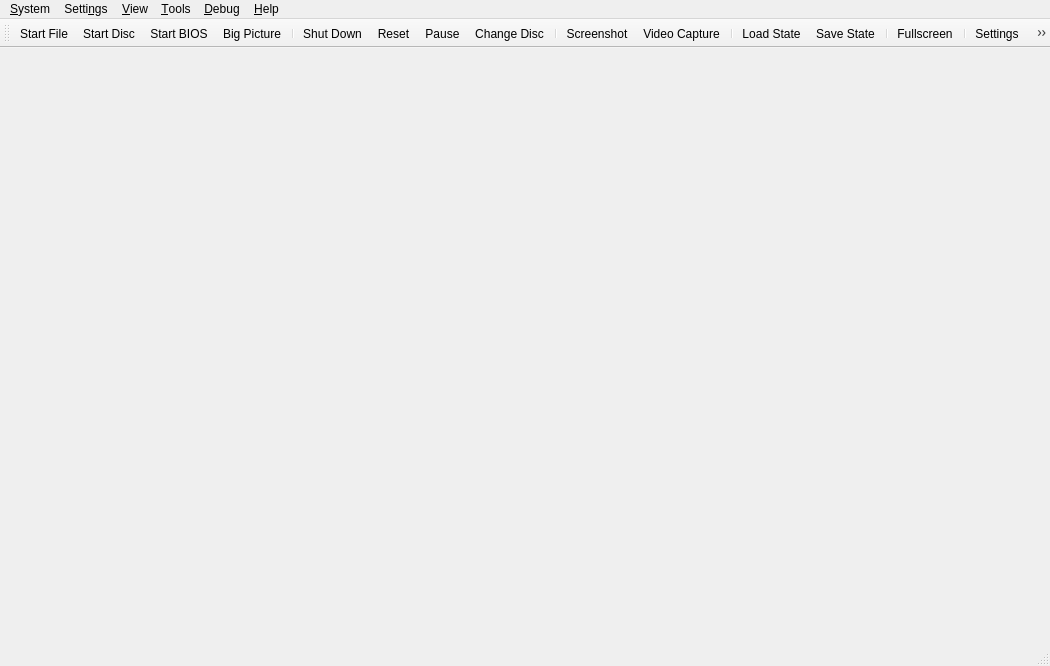
<?xml version="1.0" encoding="UTF-8"?>
<ui version="4.0">
 <class>MainWindow</class>
 <widget class="QMainWindow" name="MainWindow">
  <property name="geometry">
   <rect>
    <x>0</x>
    <y>0</y>
    <width>1050</width>
    <height>666</height>
   </rect>
  </property>
  <property name="acceptDrops">
   <bool>true</bool>
  </property>
  <property name="windowTitle">
   <string>PCSX2</string>
  </property>
  <property name="windowIcon">
   <iconset>
    <normalon>:/icons/AppIcon64.png</normalon>
   </iconset>
  </property>
  <property name="unifiedTitleAndToolBarOnMac">
   <bool>true</bool>
  </property>
  <widget class="QStackedWidget" name="mainContainer"/>
  <widget class="QMenuBar" name="menuBar">
   <property name="geometry">
    <rect>
     <x>0</x>
     <y>0</y>
     <width>1050</width>
     <height>27</height>
    </rect>
   </property>
   <widget class="QMenu" name="menuSystem">
    <property name="title">
     <string>&amp;System</string>
    </property>
    <widget class="QMenu" name="menuChangeDisc">
     <property name="title">
      <string>&amp;Change Disc</string>
     </property>
     <property name="icon">
      <iconset theme="disc-eject-line"/>
     </property>
     <actiongroup name="actionGroupChangeDiscSubImages"/>
     <addaction name="actionChangeDiscFromFile"/>
     <addaction name="actionChangeDiscFromDevice"/>
     <addaction name="actionChangeDiscFromGameList"/>
     <addaction name="actionRemoveDisc"/>
     <addaction name="separator"/>
    </widget>
    <widget class="QMenu" name="menuLoadState">
     <property name="title">
      <string>&amp;Load State</string>
     </property>
     <property name="icon">
      <iconset theme="floppy-out-line"/>
     </property>
    </widget>
    <widget class="QMenu" name="menuSaveState">
     <property name="title">
      <string>Sa&amp;ve State</string>
     </property>
     <property name="icon">
      <iconset theme="floppy-in-line"/>
     </property>
    </widget>
    <addaction name="actionStartFile"/>
    <addaction name="actionStartDisc"/>
    <addaction name="actionStartBios"/>
    <addaction name="actionStartFullscreenUI"/>
    <addaction name="separator"/>
    <addaction name="actionPowerOff"/>
    <addaction name="actionPowerOffWithoutSaving"/>
    <addaction name="actionReset"/>
    <addaction name="actionPause"/>
    <addaction name="menuChangeDisc"/>
    <addaction name="separator"/>
    <addaction name="actionScreenshot"/>
    <addaction name="actionVideoCapture"/>
    <addaction name="separator"/>
    <addaction name="menuLoadState"/>
    <addaction name="menuSaveState"/>
    <addaction name="separator"/>
    <addaction name="actionSettings"/> <!-- Please consult with macOS users before removing -->
    <addaction name="actionExit"/>
   </widget>
   <widget class="QMenu" name="menuSettings">
    <property name="title">
     <string>Setti&amp;ngs</string>
    </property>
    <addaction name="actionViewGameProperties"/>
    <addaction name="separator"/>
    <addaction name="actionInterfaceSettings"/>
    <addaction name="actionGameListSettings"/>
    <addaction name="actionBIOSSettings"/>
    <addaction name="actionEmulationSettings"/>
    <addaction name="actionGraphicsSettings"/>
    <addaction name="actionOSDSettings"/>
    <addaction name="actionAudioSettings"/>
    <addaction name="actionMemoryCardSettings"/>
    <addaction name="actionDEV9Settings"/>
    <addaction name="actionFolderSettings"/>
    <addaction name="actionAchievementSettings"/>
    <addaction name="separator"/>
    <addaction name="actionControllerSettings"/>
    <addaction name="actionHotkeySettings"/>
    <addaction name="separator"/>
    <addaction name="actionAddGameDirectory"/>
    <addaction name="actionScanForNewGames"/>
    <addaction name="actionRescanAllGames"/>
   </widget>
   <widget class="QMenu" name="menuHelp">
    <property name="title">
     <string>&amp;Help</string>
    </property>
    <addaction name="actionGitHubRepository"/>
    <addaction name="actionSupportForums"/>
    <addaction name="actionWiki"/>
    <addaction name="actionDocumentation"/>
    <addaction name="actionDiscordServer"/>
    <addaction name="separator"/>
    <addaction name="actionCheckForUpdates"/>
    <addaction name="separator"/>
    <addaction name="actionAboutQt"/>
    <addaction name="actionAbout"/>
   </widget>
   <widget class="QMenu" name="menuDebug">
    <property name="title">
     <string>&amp;Debug</string>
    </property>
    <widget class="QMenu" name="menuDebugSwitchRenderer">
     <property name="title">
      <string>&amp;Switch Graphics API</string>
     </property>
     <property name="icon">
      <iconset theme="brush-line"/>
     </property>
    </widget>
    <addaction name="menuDebugSwitchRenderer"/>
    <addaction name="separator"/>
    <addaction name="actionDebugger"/>
    <addaction name="separator"/>
    <addaction name="actionEnableLogTimestamps"/>
    <addaction name="separator"/>
    <addaction name="actionEnableEEConsoleLogging"/>
    <addaction name="actionEnableIOPConsoleLogging"/>
    <addaction name="actionEnableCDVDVerboseReads"/>
   </widget>
   <widget class="QMenu" name="menuView">
    <property name="title">
     <string>&amp;View</string>
    </property>
    <widget class="QMenu" name="menuWindowSize">
     <property name="title">
      <string>&amp;Window Size</string>
     </property>
     <property name="icon">
      <iconset theme="window-2-line"/>
     </property>
    </widget>
    <addaction name="actionViewToolbar"/>
    <addaction name="actionViewLockToolbar"/>
    <addaction name="actionCustomizeToolbar"/>
    <addaction name="actionViewStatusBar"/>
    <addaction name="actionViewStatusBarVerbose"/>
    <addaction name="separator"/>
    <addaction name="actionViewGameList"/>
    <addaction name="actionViewGameGrid"/>
    <addaction name="actionViewSystemDisplay"/>
    <addaction name="separator"/>
    <addaction name="actionFullscreen"/>
    <addaction name="menuWindowSize"/>
    <addaction name="separator"/>
    <addaction name="actionGridViewShowTitles"/>
    <addaction name="actionGridViewShowFullTitles"/>
    <addaction name="actionGridViewZoomIn"/>
    <addaction name="actionGridViewZoomOut"/>
    <addaction name="actionGridViewRefreshCovers"/>
   </widget>
   <widget class="QMenu" name="menuTools">
    <property name="title">
     <string>&amp;Tools</string>
    </property>
    <widget class="QMenu" name="menuInputRecording">
     <property name="title">
      <string>&amp;Input Recording</string>
     </property>
     <property name="icon">
      <iconset theme="keyboard-line"/>
     </property>
     <addaction name="actionInputRecNew"/>
     <addaction name="actionInputRecPlay"/>
     <addaction name="actionInputRecStop"/>
     <addaction name="separator"/>
     <addaction name="actionInputRecOpenViewer"/>
     <addaction name="separator"/>
     <addaction name="actionInputRecConsoleLogs"/>
     <addaction name="actionInputRecControllerLogs"/>
    </widget>
    <addaction name="actionOpenDataDirectory"/>
    <addaction name="actionCoverDownloader"/>
    <addaction name="actionControllerTester"/>
    <addaction name="actionToggleSoftwareRendering"/>
    <addaction name="separator"/>
    <addaction name="actionEditCheats"/>
    <addaction name="actionEditPatches"/>
    <addaction name="actionReloadPatches"/>
    <addaction name="separator"/>
    <addaction name="actionInputTimeline"/>
    <addaction name="menuInputRecording"/>
    <addaction name="separator"/>
    <addaction name="actionEnableSystemConsole"/>
    <addaction name="actionEnableDebugConsole"/>
    <addaction name="actionEnableLogWindow"/>
    <addaction name="actionEnableFileLogging"/>
    <addaction name="actionEnableVerboseLogging"/>
    <addaction name="separator"/>
    <addaction name="actionShowAdvancedSettings"/>
    <addaction name="actionSaveBlockDump"/>
    <addaction name="actionSaveGSDump"/>
   </widget>
   <addaction name="menuSystem"/>
   <addaction name="menuSettings"/>
   <addaction name="menuView"/>
   <addaction name="menuTools"/>
   <addaction name="menuDebug"/>
   <addaction name="menuHelp"/>
  </widget>
  <widget class="QToolBar" name="toolBar">
   <property name="visible">
    <bool>true</bool>
   </property>
   <property name="windowTitle">
    <string>Toolbar</string>
   </property>
   <property name="iconSize">
    <size>
     <width>32</width>
     <height>32</height>
    </size>
   </property>
   <property name="toolButtonStyle">
    <enum>Qt::ToolButtonStyle::ToolButtonTextUnderIcon</enum>
   </property>
   <attribute name="toolBarArea">
    <enum>TopToolBarArea</enum>
   </attribute>
   <attribute name="toolBarBreak">
    <bool>false</bool>
   </attribute>
   <addaction name="actionToolbarStartFile"/>
   <addaction name="actionToolbarStartDisc"/>
   <addaction name="actionToolbarStartBios"/>
   <addaction name="actionToolbarStartFullscreenUI"/>
   <addaction name="separator"/>
   <addaction name="actionToolbarPowerOff"/>
   <addaction name="actionToolbarReset"/>
   <addaction name="actionToolbarPause"/>
   <addaction name="actionToolbarChangeDisc"/>
   <addaction name="separator"/>
   <addaction name="actionToolbarScreenshot"/>
   <addaction name="actionVideoCapture"/>
   <addaction name="separator"/>
   <addaction name="actionToolbarLoadState"/>
   <addaction name="actionToolbarSaveState"/>
   <addaction name="separator"/>
   <addaction name="actionToolbarFullscreen"/>
   <addaction name="separator"/>
   <addaction name="actionToolbarSettings"/>
   <addaction name="actionToolbarControllerSettings"/>
   <addaction name="actionToolbarHotkeySettings"/>
  </widget>
  <widget class="QStatusBar" name="statusBar"/>
  <action name="actionStartFile">
   <property name="icon">
    <iconset theme="file-line"/>
   </property>
   <property name="text">
    <string>Start &amp;File...</string>
   </property>
  </action>
  <action name="actionToolbarStartFile">
   <property name="icon">
    <iconset theme="file-line"/>
   </property>
   <property name="text">
    <string comment="In Toolbar">Start File</string>
   </property>
  </action>
  <action name="actionStartDisc">
   <property name="icon">
    <iconset theme="disc-2-line"/>
   </property>
   <property name="text">
    <string>Start D&amp;isc...</string>
   </property>
  </action>
  <action name="actionToolbarStartDisc">
   <property name="icon">
    <iconset theme="disc-2-line"/>
   </property>
   <property name="text">
    <string comment="In Toolbar">Start Disc</string>
   </property>
  </action>
  <action name="actionStartBios">
   <property name="icon">
    <iconset theme="chip-line"/>
   </property>
   <property name="text">
    <string>Start &amp;BIOS</string>
   </property>
  </action>
  <action name="actionToolbarStartBios">
   <property name="icon">
    <iconset theme="chip-line"/>
   </property>
   <property name="text">
    <string comment="In Toolbar">Start BIOS</string>
   </property>
  </action>
  <action name="actionScanForNewGames">
   <property name="icon">
    <iconset theme="file-search-line"/>
   </property>
   <property name="text">
    <string>&amp;Scan For New Games</string>
   </property>
  </action>
  <action name="actionRescanAllGames">
   <property name="icon">
    <iconset theme="refresh-line"/>
   </property>
   <property name="text">
    <string>&amp;Rescan All Games</string>
   </property>
  </action>
  <action name="actionPowerOff">
   <property name="icon">
    <iconset theme="shut-down-line"/>
   </property>
   <property name="text">
    <string>Shut &amp;Down</string>
   </property>
  </action>
  <action name="actionToolbarPowerOff">
   <property name="icon">
    <iconset theme="shut-down-line"/>
   </property>
   <property name="text">
    <string comment="In Toolbar">Shut Down</string>
   </property>
  </action>
  <action name="actionPowerOffWithoutSaving">
   <property name="icon">
    <iconset theme="close-line"/>
   </property>
   <property name="text">
    <string>Shut Down &amp;Without Saving</string>
   </property>
  </action>
  <action name="actionReset">
   <property name="icon">
    <iconset theme="restart-line"/>
   </property>
   <property name="text">
    <string>&amp;Reset</string>
   </property>
  </action>
  <action name="actionToolbarReset">
   <property name="icon">
    <iconset theme="restart-line"/>
   </property>
   <property name="text">
    <string comment="In Toolbar">Reset</string>
   </property>
  </action>
  <action name="actionPause">
   <property name="checkable">
    <bool>true</bool>
   </property>
   <property name="icon">
    <iconset theme="pause-line"/>
   </property>
   <property name="text">
    <string>&amp;Pause</string>
   </property>
  </action>
  <action name="actionToolbarPause">
   <property name="checkable">
    <bool>true</bool>
   </property>
   <property name="icon">
    <iconset theme="pause-line"/>
   </property>
   <property name="text">
    <string comment="In Toolbar">Pause</string>
   </property>
  </action>
  <action name="actionToolbarLoadState">
   <property name="icon">
    <iconset theme="floppy-out-line"/>
   </property>
   <property name="text">
    <string comment="In Toolbar">Load State</string>
   </property>
  </action>
  <action name="actionToolbarSaveState">
   <property name="icon">
    <iconset theme="floppy-in-line"/>
   </property>
   <property name="text">
    <string comment="In Toolbar">Save State</string>
   </property>
  </action>
  <action name="actionExit">
   <property name="icon">
    <iconset theme="door-open-line"/>
   </property>
   <property name="text">
    <string>E&amp;xit</string>
   </property>
  </action>
  <action name="actionBIOSSettings">
   <property name="icon">
    <iconset theme="chip-line"/>
   </property>
   <property name="text">
    <string>&amp;BIOS</string>
   </property>
  </action>
  <action name="actionEmulationSettings">
   <property name="icon">
    <iconset theme="emulation-line"/>
   </property>
   <property name="text">
    <string>&amp;Emulation</string>
   </property>
  </action>
  <action name="actionControllerSettings">
   <property name="icon">
    <iconset theme="controller-line"/>
   </property>
   <property name="text">
    <string>&amp;Controllers</string>
   </property>
  </action>
  <action name="actionToolbarControllerSettings">
   <property name="icon">
    <iconset theme="controller-line"/>
   </property>
   <property name="text">
    <string comment="In Toolbar">Controllers</string>
   </property>
  </action>
  <action name="actionHotkeySettings">
   <property name="icon">
    <iconset theme="keyboard-line"/>
   </property>
   <property name="text">
    <string>&amp;Hotkeys</string>
   </property>
  </action>
  <action name="actionToolbarHotkeySettings">
   <property name="icon">
    <iconset theme="keyboard-line"/>
   </property>
   <property name="text">
    <string comment="In Toolbar">Hotkeys</string>
   </property>
  </action>
  <action name="actionGraphicsSettings">
   <property name="icon">
    <iconset theme="image-fill"/>
   </property>
   <property name="text">
    <string>&amp;Graphics</string>
   </property>
  </action>
  <action name="actionAchievementSettings">
   <property name="icon">
    <iconset theme="trophy-line"/>
   </property>
   <property name="text">
    <string>Achie&amp;vements</string>
   </property>
  </action>
  <action name="actionPostProcessingSettings">
   <property name="text">
    <string>&amp;Post-Processing Settings...</string>
   </property>
  </action>
  <action name="actionFullscreen">
   <property name="icon">
    <iconset theme="fullscreen-line"/>
   </property>
   <property name="text">
    <string>&amp;Fullscreen</string>
   </property>
  </action>
  <action name="actionToolbarFullscreen">
   <property name="icon">
    <iconset theme="fullscreen-line"/>
   </property>
   <property name="text">
    <string comment="In Toolbar">Fullscreen</string>
   </property>
  </action>
  <action name="actionResolution_Scale">
   <property name="text">
    <string>Resolution Scale</string>
   </property>
  </action>
  <action name="actionGitHubRepository">
   <property name="icon">
    <iconset theme="github"/>
   </property>
   <property name="text">
    <string>&amp;GitHub Repository...</string>
   </property>
  </action>
  <action name="actionSupportForums">
   <property name="icon">
    <iconset theme="at"/>
   </property>
   <property name="text">
    <string>Support &amp;Forums...</string>
   </property>
  </action>
  <action name="actionWiki">
   <property name="icon">
    <iconset theme="book"/>
   </property>
   <property name="text">
    <string>PCSX2 &amp;Wiki...</string>
   </property>
  </action>
  <action name="actionDocumentation">
   <property name="icon">
    <iconset theme="booklet"/>
   </property>
   <property name="text">
    <string>D&amp;ocumentation...</string>
   </property>
  </action>
  <action name="actionDiscordServer">
   <property name="icon">
    <iconset theme="discord"/>
   </property>
   <property name="text">
    <string>&amp;Discord Server...</string>
   </property>
  </action>
  <action name="actionCheckForUpdates">
   <property name="icon">
    <iconset theme="download-2-line"/>
   </property>
   <property name="text">
    <string>Check for &amp;Updates...</string>
   </property>
  </action>
  <action name="actionAboutQt">
   <property name="icon">
    <iconset resource="resources/resources.qrc">
     <normaloff>:/icons/QT.png</normaloff>:/icons/QT.png</iconset>
   </property>
   <property name="text">
    <string>About &amp;Qt...</string>
   </property>
  </action>
  <action name="actionAbout">
   <property name="icon">
    <iconset resource="resources/resources.qrc">
     <normaloff>:/icons/AppIcon64.png</normaloff>:/icons/AppIcon64.png</iconset>
   </property>
   <property name="text">
    <string>&amp;About PCSX2...</string>
   </property>
  </action>
  <action name="actionToolbarChangeDisc">
   <property name="icon">
    <iconset theme="disc-eject-line"/>
   </property>
   <property name="text">
    <string comment="In Toolbar">Change Disc...</string>
   </property>
  </action>
  <action name="actionAudioSettings">
   <property name="icon">
    <iconset theme="volume-up-line"/>
   </property>
   <property name="text">
    <string>&amp;Audio</string>
   </property>
  </action>
  <action name="actionOSDSettings">
   <property name="icon">
    <iconset theme="heart-circle-line"/>
   </property>
   <property name="text">
    <string>&amp;On-Screen Display</string>
   </property>
  </action>
  <action name="actionGameListSettings">
   <property name="icon">
    <iconset theme="folder-open-line"/>
   </property>
   <property name="text">
    <string>Game &amp;List</string>
   </property>
  </action>
  <action name="actionInterfaceSettings">
   <property name="icon">
    <iconset theme="interface-line"/>
   </property>
   <property name="text">
    <string>&amp;Interface</string>
   </property>
  </action>
  <action name="actionAddGameDirectory">
   <property name="icon">
    <iconset theme="folder-add-line"/>
   </property>
   <property name="text">
    <string>Add Game &amp;Directory...</string>
   </property>
  </action>
  <action name="actionSettings">
   <property name="icon">
    <iconset theme="settings-3-line"/>
   </property>
   <property name="text">
    <string>S&amp;ettings</string>
   </property>
   <property name="menuRole">
    <enum>QAction::MenuRole::PreferencesRole</enum>
   </property>
  </action>
  <action name="actionToolbarSettings">
   <property name="icon">
    <iconset theme="settings-3-line"/>
   </property>
   <property name="text">
    <string comment="In Toolbar">Settings</string>
   </property>
   <property name="menuRole">
    <enum>QAction::MenuRole::PreferencesRole</enum>
   </property>
  </action>
  <action name="actionChangeDiscFromFile">
   <property name="text">
    <string>&amp;From File...</string>
   </property>
  </action>
  <action name="actionChangeDiscFromDevice">
   <property name="text">
    <string>From &amp;Device...</string>
   </property>
  </action>
  <action name="actionChangeDiscFromGameList">
   <property name="text">
    <string>From &amp;Game List...</string>
   </property>
  </action>
  <action name="actionRemoveDisc">
   <property name="text">
    <string>&amp;Remove Disc</string>
   </property>
  </action>
  <action name="actionGlobal_State">
   <property name="text">
    <string>Global State</string>
   </property>
  </action>
  <action name="actionScreenshot">
   <property name="icon">
    <iconset theme="screenshot-2-line"/>
   </property>
   <property name="text">
    <string>&amp;Screenshot</string>
   </property>
  </action>
  <action name="actionToolbarScreenshot">
   <property name="icon">
    <iconset theme="screenshot-2-line"/>
   </property>
   <property name="text">
    <string comment="In Toolbar">Screenshot</string>
   </property>
  </action>
  <action name="actionMemoryCardSettings">
   <property name="icon">
    <iconset theme="memcard-line"/>
   </property>
   <property name="text">
    <string>&amp;Memory Cards</string>
   </property>
  </action>
  <action name="actionDEV9Settings">
   <property name="icon">
    <iconset theme="global-line"/>
   </property>
   <property name="text">
    <string>&amp;Network &amp;&amp; HDD</string>
   </property>
  </action>
  <action name="actionFolderSettings">
   <property name="icon">
    <iconset theme="folder-settings-line"/>
   </property>
   <property name="text">
    <string>&amp;Folders</string>
   </property>
  </action>
  <action name="actionViewToolbar">
   <property name="checkable">
    <bool>true</bool>
   </property>
   <property name="checked">
    <bool>true</bool>
   </property>
   <property name="text">
    <string>&amp;Toolbar</string>
   </property>
  </action>
  <action name="actionViewLockToolbar">
   <property name="checkable">
    <bool>true</bool>
   </property>
   <property name="checked">
    <bool>false</bool>
   </property>
   <property name="text">
    <string>Loc&amp;k Toolbar</string>
   </property>
  </action>
  <action name="actionCustomizeToolbar">
   <property name="text">
    <string>&amp;Customize Toolbar...</string>
   </property>
  </action>
  <action name="actionViewStatusBar">
   <property name="checkable">
    <bool>true</bool>
   </property>
   <property name="checked">
    <bool>true</bool>
   </property>
   <property name="text">
    <string>&amp;Status Bar</string>
   </property>
  </action>
  <action name="actionViewStatusBarVerbose">
   <property name="checkable">
    <bool>true</bool>
   </property>
   <property name="checked">
    <bool>true</bool>
   </property>
   <property name="text">
    <string>&amp;Verbose Status</string>
   </property>
  </action>
  <action name="actionViewGameList">
   <property name="icon">
    <iconset theme="list-check"/>
   </property>
   <property name="text">
    <string>Game &amp;List</string>
   </property>
  </action>
  <action name="actionViewSystemDisplay">
   <property name="enabled">
    <bool>false</bool>
   </property>
   <property name="icon">
    <iconset theme="tv-2-line"/>
   </property>
   <property name="text">
    <string extracomment="This grayed-out at first option will become available while there is a game emulated and the game list is displayed over the actual emulation, to let users display the system emulation once more.">System &amp;Display</string>
   </property>
  </action>
  <action name="actionViewGameProperties">
   <property name="enabled">
    <bool>false</bool>
   </property>
   <property name="icon">
    <iconset theme="file-settings-line"/>
   </property>
   <property name="text">
    <string>Game &amp;Properties</string>
   </property>
  </action>
  <action name="actionViewGameGrid">
   <property name="icon">
    <iconset theme="function-line"/>
   </property>
   <property name="text">
    <string>Game &amp;Grid</string>
   </property>
  </action>
  <action name="actionGridViewShowTitles">
   <property name="checkable">
    <bool>true</bool>
   </property>
   <property name="checked">
    <bool>true</bool>
   </property>
   <property name="icon">
    <iconset theme="price-tag-3-line"/>
   </property>
   <property name="text">
    <string>Show Titl&amp;es (Grid View)</string>
   </property>
  </action>
  <action name="actionGridViewShowFullTitles">
   <property name="checkable">
    <bool>true</bool>
   </property>
   <property name="checked">
    <bool>false</bool>
   </property>
   <property name="icon">
    <iconset theme="price-tag-2-line"/>
   </property>
   <property name="text">
    <string>Show F&amp;ull Titles (Grid View)</string>
   </property>
  </action>
  <action name="actionGridViewZoomIn">
   <property name="icon">
    <iconset theme="zoom-in-line"/>
   </property>
   <property name="text">
    <string>Zoom &amp;In (Grid View)</string>
   </property>
   <property name="shortcut">
    <string>Ctrl++</string>
   </property>
  </action>
  <action name="actionGridViewZoomOut">
   <property name="icon">
    <iconset theme="zoom-out-line"/>
   </property>
   <property name="text">
    <string>Zoom &amp;Out (Grid View)</string>
   </property>
   <property name="shortcut">
    <string>Ctrl+-</string>
   </property>
  </action>
  <action name="actionGridViewRefreshCovers">
   <property name="icon">
    <iconset theme="refresh-line"/>
   </property>
   <property name="text">
    <string>Refresh &amp;Covers (Grid View)</string>
   </property>
  </action>
  <action name="actionOpen_Memory_Card_Directory">
   <property name="icon">
    <iconset theme="memcard-line"/>
   </property>
   <property name="text">
    <string>Open Memory Card Directory...</string>
   </property>
  </action>
  <action name="actionOpenDataDirectory">
   <property name="icon">
    <iconset theme="folder-open-line"/>
   </property>
   <property name="text">
    <string>&amp;Open Data Directory...</string>
   </property>
  </action>
  <action name="actionToggleSoftwareRendering">
   <property name="icon">
    <iconset theme="brush-line"/>
   </property>
   <property name="text">
    <string>&amp;Toggle Software Rendering</string>
   </property>
  </action>
  <action name="actionDebugger">
   <property name="icon">
    <iconset theme="bug-line"/>
   </property>
   <property name="text">
    <string>&amp;Open Debugger</string>
   </property>
  </action>
  <action name="actionReloadPatches">
   <property name="icon">
    <iconset theme="refresh-line"/>
   </property>
   <property name="text">
    <string>&amp;Reload Cheats/Patches</string>
   </property>
  </action>
  <action name="actionEnableSystemConsole">
   <property name="checkable">
    <bool>true</bool>
   </property>
   <property name="text">
    <string>E&amp;nable System Console</string>
   </property>
  </action>
  <action name="actionEnableDebugConsole">
   <property name="checkable">
    <bool>true</bool>
   </property>
   <property name="text">
    <string>Enable &amp;Debug Console</string>
   </property>
  </action>
  <action name="actionEnableLogWindow">
   <property name="checkable">
    <bool>true</bool>
   </property>
   <property name="text">
    <string>Enable &amp;Log Window</string>
   </property>
  </action>
  <action name="actionEnableVerboseLogging">
   <property name="checkable">
    <bool>true</bool>
   </property>
   <property name="text">
    <string>Enable &amp;Verbose Logging</string>
   </property>
  </action>
  <action name="actionEnableEEConsoleLogging">
   <property name="checkable">
    <bool>true</bool>
   </property>
   <property name="text">
    <string>Enable EE Console &amp;Logging</string>
   </property>
  </action>
  <action name="actionEnableIOPConsoleLogging">
   <property name="checkable">
    <bool>true</bool>
   </property>
   <property name="text">
    <string>Enable &amp;IOP Console Logging</string>
   </property>
  </action>
  <action name="actionSaveGSDump">
   <property name="icon">
    <iconset theme="save-3-line"/>
   </property>
   <property name="text">
    <string>Save Single Frame &amp;GS Dump</string>
   </property>
  </action>
  <action name="actionInputTimeline">
   <property name="text">
    <string>Player 1 Input Timeline...</string>
   </property>
   <property name="shortcut">
    <string>Ctrl+Alt+M</string>
   </property>
  </action>
  <action name="actionInputRecNew">
   <property name="enabled">
    <bool>false</bool>
   </property>
   <property name="text">
    <string extracomment="This section refers to the Input Recording submenu.">&amp;New</string>
   </property>
  </action>
  <action name="actionInputRecPlay">
   <property name="enabled">
    <bool>false</bool>
   </property>
   <property name="text">
    <string extracomment="This section refers to the Input Recording submenu.">&amp;Play</string>
   </property>
  </action>
  <action name="actionInputRecStop">
   <property name="enabled">
    <bool>false</bool>
   </property>
   <property name="text">
    <string extracomment="This section refers to the Input Recording submenu.">&amp;Stop</string>
   </property>
  </action>
  <action name="actionRecording_Console_Logs">
   <property name="text">
    <string>Input Recording Logs</string>
   </property>
  </action>
  <action name="actionInputRecControllerLogs">
   <property name="checkable">
    <bool>true</bool>
   </property>
   <property name="text">
    <string>&amp;Controller Logs</string>
   </property>
  </action>
  <action name="actionInputRecConsoleLogs">
   <property name="checkable">
    <bool>true</bool>
   </property>
   <property name="text">
    <string>&amp;Input Recording Logs</string>
   </property>
  </action>
  <action name="actionEnableFileLogging">
   <property name="checkable">
    <bool>true</bool>
   </property>
   <property name="text">
    <string>Enable &amp;File Logging</string>
   </property>
  </action>
  <action name="actionEnableCDVDVerboseReads">
   <property name="checkable">
    <bool>true</bool>
   </property>
   <property name="text">
    <string>Enable &amp;CDVD Read Logging</string>
   </property>
  </action>
  <action name="actionSaveBlockDump">
   <property name="checkable">
    <bool>true</bool>
   </property>
   <property name="text">
    <string>Save CDVD &amp;Block Dump</string>
   </property>
  </action>
  <action name="actionEnableLogTimestamps">
   <property name="checkable">
    <bool>true</bool>
   </property>
   <property name="text">
    <string>&amp;Enable Log Timestamps</string>
   </property>
  </action>
  <action name="actionStartFullscreenUI">
   <property name="icon">
    <iconset theme="tv-2-line"/>
   </property>
   <property name="text">
    <string>Start Big Picture &amp;Mode</string>
   </property>
  </action>
  <action name="actionToolbarStartFullscreenUI">
   <property name="icon">
    <iconset theme="tv-2-line"/>
   </property>
   <property name="text">
    <string comment="In Toolbar">Big Picture</string>
   </property>
  </action>
  <action name="actionCoverDownloader">
   <property name="icon">
    <iconset theme="artboard-2-line"/>
   </property>
   <property name="text">
    <string>&amp;Cover Downloader...</string>
   </property>
  </action>
  <action name="actionControllerTester">
   <property name="icon">
    <iconset theme="controller-line"/>
   </property>
   <property name="text">
    <string>Controller &amp;Tester</string>
   </property>
  </action>
  <action name="actionShowAdvancedSettings">
   <property name="checkable">
    <bool>true</bool>
   </property>
   <property name="text">
    <string>&amp;Show Advanced Settings</string>
   </property>
  </action>
  <action name="actionInputRecOpenViewer">
   <property name="text">
    <string>&amp;Recording Viewer</string>
   </property>
  </action>
  <action name="actionVideoCapture">
   <property name="checkable">
    <bool>true</bool>
   </property>
   <property name="icon">
    <iconset theme="camera-video"/>
   </property>
   <property name="text">
    <string comment="In Toolbar">&amp;Video Capture</string>
   </property>
  </action>
  <action name="actionEditCheats">
   <property name="icon">
    <iconset theme="pencil-line"/>
   </property>
   <property name="text">
    <string>&amp;Edit Cheats...</string>
   </property>
  </action>
  <action name="actionEditPatches">
   <property name="icon">
    <iconset theme="pencil-line"/>
   </property>
   <property name="text">
    <string>Edit &amp;Patches...</string>
   </property>
  </action>
 </widget>
 <resources>
  <include location="resources/resources.qrc"/>
 </resources>
 <connections/>
</ui>
